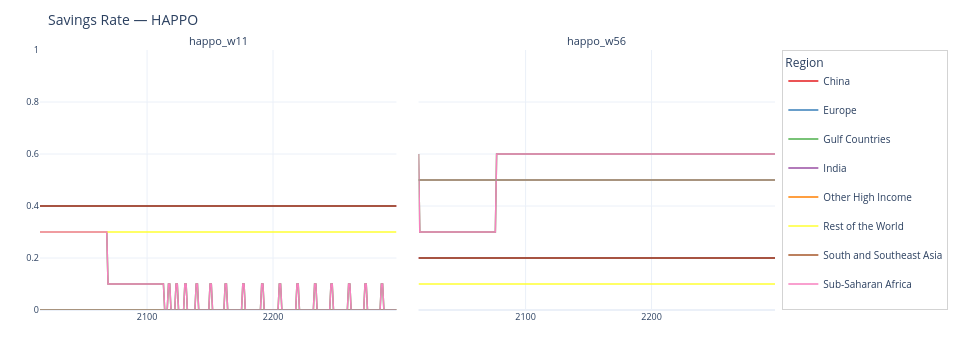

The notebook cell this image was saved under:
### Code cell
## Savings Rate by Region (grid per algorithm)

for algo, runs, info in [('HAPPO', happo_runs, happo_info), ('HASAC', hasac_runs, hasac_info), ('MAPPO', mappo_runs, mappo_info)]:
    paths, titles = [], []
    for run_name, run_dir in runs.items():
        paths.append(npy_path(run_dir, info[run_name]['prefix'], 'constrained_savings_rate'))
        titles.append(run_name)
    fig = plot_grouped_control_rate_grid(
        npy_paths=paths,
        subplot_titles=titles,
        suptitle=f'Savings Rate — {algo}',
        variable_label='Savings Rate',
        yaxis_range=[0, 1],
    )
    fig.show()
    if SAVE_FIGURES:
        fig.write_image(OUTPUT_DIR / f'{algo.lower()}_savings_rate_grid.png', scale=2)

### Figure 1 — Plotly figure (JSON) as saved in the notebook; plotly's stock layout.template omitted (floating-point values rounded to 4 significant figures; data arrays with more than 128 entries replaced by an {"elided": "..."} marker saying what was removed)
{"data": [{"hovertemplate": "<b>China</b><br>Savings Rate: %{y:.3f}<extra></extra>", "legendgroup": "China", "line": {"color": "rgb(228,26,28)", "width": 1.5}, "mode": "lines", "name": "China", "showlegend": true, "type": "scatter", "x": {"elided": "284 int values"}, "xaxis": "x", "y": {"elided": "284 float values"}, "yaxis": "y"}, {"hovertemplate": "<b>Europe</b><br>Savings Rate: %{y:.3f}<extra></extra>", "legendgroup": "Europe", "line": {"color": "rgb(55,126,184)", "width": 1.5}, "mode": "lines", "name": "Europe", "showlegend": true, "type": "scatter", "x": {"elided": "284 int values"}, "xaxis": "x", "y": {"elided": "284 float values"}, "yaxis": "y"}, {"hovertemplate": "<b>Gulf Countries</b><br>Savings Rate: %{y:.3f}<extra></extra>", "legendgroup": "Gulf Countries", "line": {"color": "rgb(77,175,74)", "width": 1.5}, "mode": "lines", "name": "Gulf Countries", "showlegend": true, "type": "scatter", "x": {"elided": "284 int values"}, "xaxis": "x", "y": {"elided": "284 float values"}, "yaxis": "y"}, {"hovertemplate": "<b>India</b><br>Savings Rate: %{y:.3f}<extra></extra>", "legendgroup": "India", "line": {"color": "rgb(152,78,163)", "width": 1.5}, "mode": "lines", "name": "India", "showlegend": true, "type": "scatter", "x": {"elided": "284 int values"}, "xaxis": "x", "y": {"elided": "284 float values"}, "yaxis": "y"}, {"hovertemplate": "<b>Other High Income</b><br>Savings Rate: %{y:.3f}<extra></extra>", "legendgroup": "Other High Income", "line": {"color": "rgb(255,127,0)", "width": 1.5}, "mode": "lines", "name": "Other High Income", "showlegend": true, "type": "scatter", "x": {"elided": "284 int values"}, "xaxis": "x", "y": {"elided": "284 float values"}, "yaxis": "y"}, {"hovertemplate": "<b>Rest of the World</b><br>Savings Rate: %{y:.3f}<extra></extra>", "legendgroup": "Rest of the World", "line": {"color": "rgb(255,255,51)", "width": 1.5}, "mode": "lines", "name": "Rest of the World", "showlegend": true, "type": "scatter", "x": {"elided": "284 int values"}, "xaxis": "x", "y": {"elided": "284 float values"}, "yaxis": "y"}, {"hovertemplate": "<b>South and Southeast Asia</b><br>Savings Rate: %{y:.3f}<extra></extra>", "legendgroup": "South and Southeast Asia", "line": {"color": "rgb(166,86,40)", "width": 1.5}, "mode": "lines", "name": "South and Southeast Asia", "showlegend": true, "type": "scatter", "x": {"elided": "284 int values"}, "xaxis": "x", "y": {"elided": "284 float values"}, "yaxis": "y"}, {"hovertemplate": "<b>Sub-Saharan Africa</b><br>Savings Rate: %{y:.3f}<extra></extra>", "legendgroup": "Sub-Saharan Africa", "line": {"color": "rgb(247,129,191)", "width": 1.5}, "mode": "lines", "name": "Sub-Saharan Africa", "showlegend": true, "type": "scatter", "x": {"elided": "284 int values"}, "xaxis": "x", "y": {"elided": "284 float values"}, "yaxis": "y"}, {"hovertemplate": "<b>United States</b><br>Savings Rate: %{y:.3f}<extra></extra>", "legendgroup": "United States", "line": {"color": "rgb(153,153,153)", "width": 1.5}, "mode": "lines", "name": "United States", "showlegend": true, "type": "scatter", "x": {"elided": "284 int values"}, "xaxis": "x", "y": {"elided": "284 float values"}, "yaxis": "y"}, {"hovertemplate": "<b>China</b><br>Savings Rate: %{y:.3f}<extra></extra>", "legendgroup": "China", "line": {"color": "rgb(228,26,28)", "width": 1.5}, "mode": "lines", "name": "China", "showlegend": false, "type": "scatter", "x": {"elided": "284 int values"}, "xaxis": "x2", "y": {"elided": "284 float values"}, "yaxis": "y2"}, {"hovertemplate": "<b>Europe</b><br>Savings Rate: %{y:.3f}<extra></extra>", "legendgroup": "Europe", "line": {"color": "rgb(55,126,184)", "width": 1.5}, "mode": "lines", "name": "Europe", "showlegend": false, "type": "scatter", "x": {"elided": "284 int values"}, "xaxis": "x2", "y": {"elided": "284 float values"}, "yaxis": "y2"}, {"hovertemplate": "<b>Gulf Countries</b><br>Savings Rate: %{y:.3f}<extra></extra>", "legendgroup": "Gulf Countries", "line": {"color": "rgb(77,175,74)", "width": 1.5}, "mode": "lines", "name": "Gulf Countries", "showlegend": false, "type": "scatter", "x": {"elided": "284 int values"}, "xaxis": "x2", "y": {"elided": "284 float values"}, "yaxis": "y2"}, {"hovertemplate": "<b>India</b><br>Savings Rate: %{y:.3f}<extra></extra>", "legendgroup": "India", "line": {"color": "rgb(152,78,163)", "width": 1.5}, "mode": "lines", "name": "India", "showlegend": false, "type": "scatter", "x": {"elided": "284 int values"}, "xaxis": "x2", "y": {"elided": "284 float values"}, "yaxis": "y2"}, {"hovertemplate": "<b>Other High Income</b><br>Savings Rate: %{y:.3f}<extra></extra>", "legendgroup": "Other High Income", "line": {"color": "rgb(255,127,0)", "width": 1.5}, "mode": "lines", "name": "Other High Income", "showlegend": false, "type": "scatter", "x": {"elided": "284 int values"}, "xaxis": "x2", "y": {"elided": "284 float values"}, "yaxis": "y2"}, {"hovertemplate": "<b>Rest of the World</b><br>Savings Rate: %{y:.3f}<extra></extra>", "legendgroup": "Rest of the World", "line": {"color": "rgb(255,255,51)", "width": 1.5}, "mode": "lines", "name": "Rest of the World", "showlegend": false, "type": "scatter", "x": {"elided": "284 int values"}, "xaxis": "x2", "y": {"elided": "284 float values"}, "yaxis": "y2"}, {"hovertemplate": "<b>South and Southeast Asia</b><br>Savings Rate: %{y:.3f}<extra></extra>", "legendgroup": "South and Southeast Asia", "line": {"color": "rgb(166,86,40)", "width": 1.5}, "mode": "lines", "name": "South and Southeast Asia", "showlegend": false, "type": "scatter", "x": {"elided": "284 int values"}, "xaxis": "x2", "y": {"elided": "284 float values"}, "yaxis": "y2"}, {"hovertemplate": "<b>Sub-Saharan Africa</b><br>Savings Rate: %{y:.3f}<extra></extra>", "legendgroup": "Sub-Saharan Africa", "line": {"color": "rgb(247,129,191)", "width": 1.5}, "mode": "lines", "name": "Sub-Saharan Africa", "showlegend": false, "type": "scatter", "x": {"elided": "284 int values"}, "xaxis": "x2", "y": {"elided": "284 float values"}, "yaxis": "y2"}, {"hovertemplate": "<b>United States</b><br>Savings Rate: %{y:.3f}<extra></extra>", "legendgroup": "United States", "line": {"color": "rgb(153,153,153)", "width": 1.5}, "mode": "lines", "name": "United States", "showlegend": false, "type": "scatter", "x": {"elided": "284 int values"}, "xaxis": "x2", "y": {"elided": "284 float values"}, "yaxis": "y2"}], "layout": {"annotations": [{"font": {"size": 11}, "showarrow": false, "text": "happo_w11", "x": 0.2425, "xanchor": "center", "xref": "paper", "y": 1, "yanchor": "bottom", "yref": "paper"}, {"font": {"size": 11}, "showarrow": false, "text": "happo_w56", "x": 0.7575, "xanchor": "center", "xref": "paper", "y": 1, "yanchor": "bottom", "yref": "paper"}], "height": 340, "hovermode": "x", "legend": {"bgcolor": "rgba(255,255,255,0.85)", "bordercolor": "lightgrey", "borderwidth": 1, "font": {"size": 10}, "title": {"text": "Region"}, "x": 1.01, "xanchor": "left", "y": 1}, "margin": {"b": 30, "l": 40, "r": 140, "t": 50}, "title": {"font": {"size": 14}, "text": "Savings Rate — HAPPO"}, "width": 960, "xaxis": {"anchor": "y", "domain": [0, 0.485], "tickfont": {"size": 9}}, "xaxis2": {"anchor": "y2", "domain": [0.515, 1], "tickfont": {"size": 9}}, "yaxis": {"anchor": "x", "domain": [0, 1], "range": [0, 1], "tickfont": {"size": 9}}, "yaxis2": {"anchor": "x2", "domain": [0, 1], "matches": "y", "range": [0, 1], "showticklabels": false, "tickfont": {"size": 9}}}}
